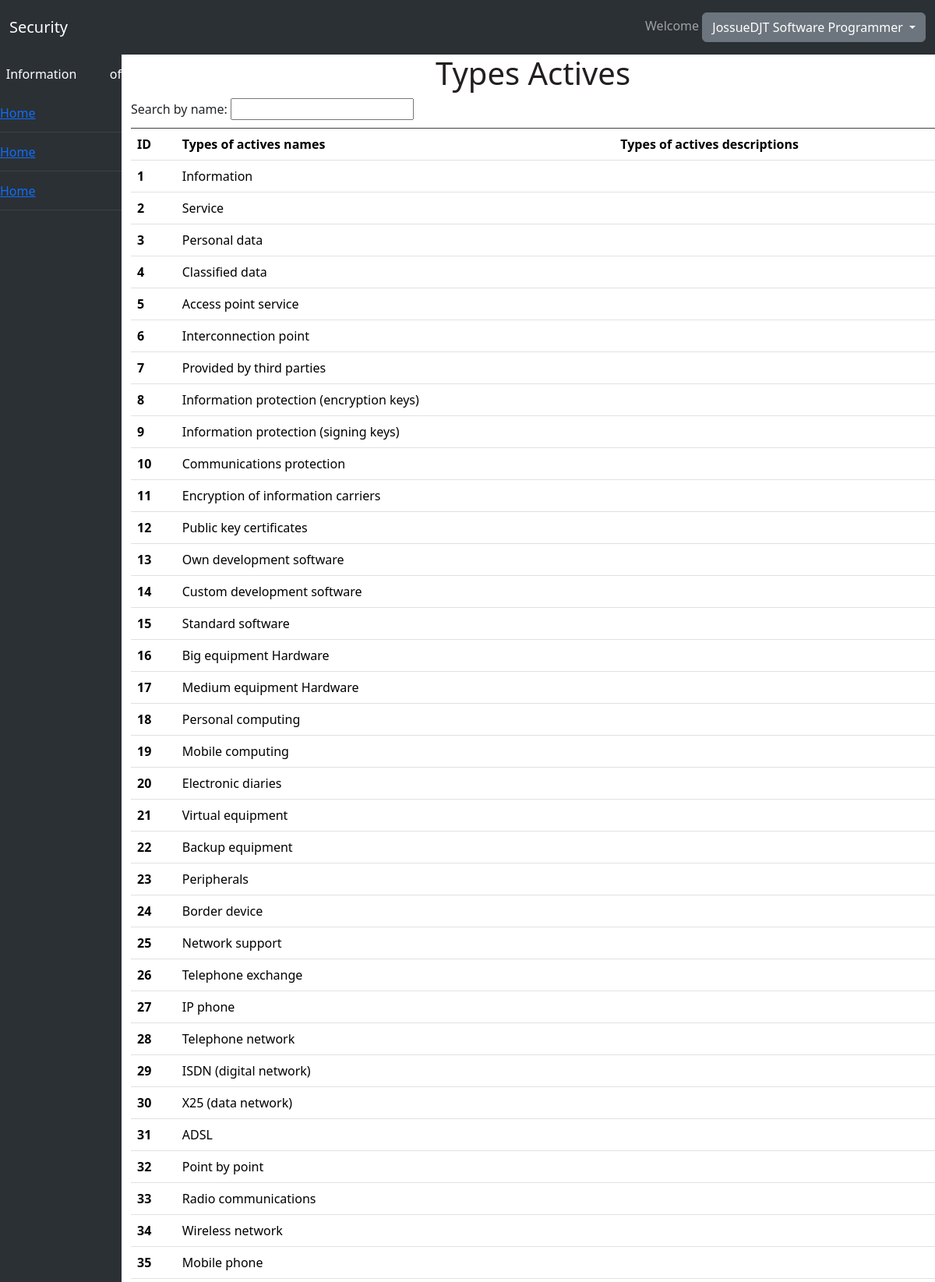
/home/typesActives/ (signed in, upper part), run on the app's committed database.
### Users/models.py (models this page shows)
class User(AbstractUser):
    identity = models.CharField(max_length=13)
    status = models.BooleanField(default=True)
    department = models.ForeignKey(Department, on_delete=models.CASCADE)
    workPosition = models.ForeignKey(WorkPosition, on_delete=models.CASCADE, null=True)

class Department(models.Model):
    name = models.CharField(max_length=20)

class WorkPosition(models.Model):
    name = models.TextField(max_length=20)

### InitialPage/models.py (models this page shows)
class TypesActives(models.Model):
    name = models.CharField(max_length=15)
    description = models.TextField(max_length=200)

### InitialPage/views.py (the view)
# urls.py: path('typesActives/', views.typesActives, name='typesActives'),
def typesActives(request):
    if request.user.is_authenticated:
        typesactives = TypesActives.objects.all()
        return render(request, "program/typesActives.html",{
            "typesactives": typesactives
        })
    else:
        return HttpResponseRedirect(reverse("user:login"))

### InitialPage/templates/program/typesActives.html
{% extends 'layoutHome.html' %}
{% load static %}
{% block body %}
    <div class="text-title">
        <h1>Types Actives</h1>
    </div>
    <div class="searchType">
        <label for="inpSearch">Search by name: </label>
        <input class="box-ingreso" type="search" id="inpSearch">
    </div>
    <div class="table-responsive">
        <table class="table" id="searchtable">
            <thead class="thead-dark">
                <tr>
                    <th scope="col">ID</th>
                    <th scope="col">Types of actives names</th>
                    <th scope="col">Types of actives descriptions</th>
                </tr>
            </thead>
            <tbody>
                {% for dato in typesactives %}
                <tr>
                    <th scope="row">{{ dato.id }}</th>
                    <td>{{ dato.name }}</td>
                    <td>{{ dato.description }}</td>
                </tr>
                {% endfor %}
            </tbody>
        </table>
    </div>
{% endblock %}

### InitialPage/templates/layoutHome.html (shortened to what this page needs)
{% load static %}
<!DOCTYPE html>
<html lang="en">
<head>
    <link rel="stylesheet" href="{% static 'css/styleHome.css' %}">
    <link href="https://cdn.jsdelivr.net/npm/bootstrap@5.3.2/dist/css/bootstrap.min.css" rel="stylesheet">
</head>
<body>
    <nav class="navbar navbar-expand-lg bg-body-tertiary" data-bs-theme="dark">
        <div class="container-fluid">
          <a class="navbar-brand" href="{% url 'home:home' %}">
            Security
          </a>
          <div class="collapse navbar-collapse" id="navbarText">
            <span class="navbar-text">
                <div class="dropdown">
                    Welcome
                    <button class="btn btn-secondary dropdown-toggle" type="button" data-bs-toggle="dropdown" aria-expanded="false">
                        {{ user.username }} {{ user.department.name }} {{ user.workPosition.name }}
                    </button>
                </div>
            </span>
        </div>
        </div>
    </nav>
    <div class="side-bar">
        <div class="side-bar-container">
            <div class="side-bar-item">
                <div class="dropdown">
                    <button class="invisibleButton" type="button" data-bs-toggle="dropdown" aria-expanded="false">
                        Information of actives
                    </button>
                </div>
            </div>
            <div class="side-bar-item">
                <a href="{% url 'home:home' %}">Home</a>
            </div>
            <div class="side-bar-item">
                <a href="{% url 'home:home' %}">Home</a>
            </div>
            <div class="side-bar-item">
                <a href="{% url 'home:home' %}">Home</a>
            </div>
        </div>
    </div>
    <div class="complementwindow">
        {% block body %} {% endblock %}
    </div>
</body>
</html>

### InitialPage/static/css/styleHome.css (style rules this page uses)
* { margin: 0; padding: 0; box-sizing: border-box; }
body, html { height: 100%; font-family: Arial, Helvetica, sans-serif; }
.side-bar { position: absolute; width: 13%; height: 100%; background-color: #2B3035; }
.side-bar-item { position: relative; width: 100%; height: 50px; background-color: #2B3035; border-bottom: 1px solid #3C4148; color: #fff; text-align: justify; line-height: 50px; cursor: pointer; }
.complementwindow { position: relative; width: 86%; height: 100%; background-color: #fff; float: right; }
.dropdown .invisibleButton { border: none; background-color: #2B3035; color: white; width: 100%; text-align: justify; padding-left: 5%; }
.text-title { position: relative; width: 100%; color: #231f1f; text-align: center; line-height: 50px; cursor: pointer; }
.searchType { position: relative; text-align: justify; width: 100%; padding-bottom: 1%; border-bottom: 1px solid #3C4148; }

### data on the page
User: username "JossueDJT", department.name "Software", workPosition.name "Programmer"
TypesActives: id "1", name "Information"
TypesActives: id "2", name "Service"
TypesActives: id "3", name "Personal data"
TypesActives: id "4", name "Classified data"
TypesActives: id "5", name "Access point service"
TypesActives: id "6", name "Interconnection point"
TypesActives: id "7", name "Provided by third parties"
TypesActives: id "8", name "Information protection (encryption keys)"
TypesActives: id "9", name "Information protection (signing keys)"
TypesActives: id "10", name "Communications protection"
TypesActives: id "11", name "Encryption of information carriers"
TypesActives: id "12", name "Public key certificates"
TypesActives: id "13", name "Own development software"
TypesActives: id "14", name "Custom development software"
TypesActives: id "15", name "Standard software"
TypesActives: id "16", name "Big equipment Hardware"
TypesActives: id "17", name "Medium equipment Hardware"
TypesActives: id "18", name "Personal computing"
TypesActives: id "19", name "Mobile computing"
TypesActives: id "20", name "Electronic diaries"
TypesActives: id "21", name "Virtual equipment"
TypesActives: id "22", name "Backup equipment"
TypesActives: id "23", name "Peripherals"
TypesActives: id "24", name "Border device"
TypesActives: id "25", name "Network support"
TypesActives: id "26", name "Telephone exchange"
TypesActives: id "27", name "IP phone"
TypesActives: id "28", name "Telephone network"
TypesActives: id "29", name "ISDN (digital network)"
TypesActives: id "30", name "X25 (data network)"
TypesActives: id "31", name "ADSL"
TypesActives: id "32", name "Point by point"
TypesActives: id "33", name "Radio communications"
TypesActives: id "34", name "Wireless network"
TypesActives: id "35", name "Mobile phone"
